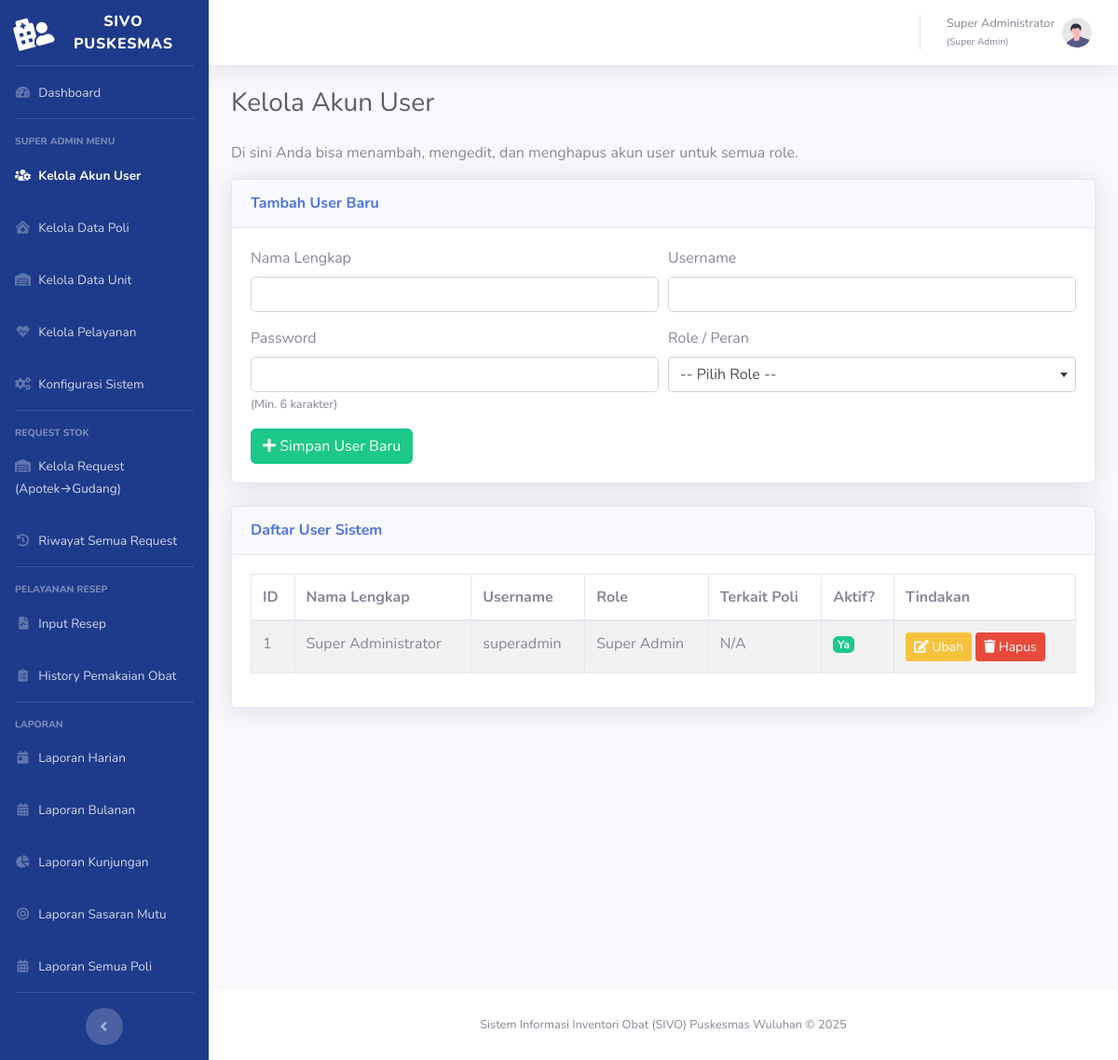
The app's page /master/data_user.php (signed in) with its own data.
### tables this page shows
CREATE TABLE `tbl_user` (
  `id_user` int(11) NOT NULL,
  `id_role` int(11) NOT NULL,
  `id_poli` int(11) DEFAULT NULL COMMENT 'Wajib diisi jika rolenya Poli. Null jika Admin.',
  `username` varchar(50) NOT NULL,
  `password` varchar(255) NOT NULL COMMENT 'Wajib di-hash (bcrypt)',
  `nama_lengkap` varchar(100) DEFAULT NULL,
  `is_active` tinyint(1) DEFAULT 1
);

CREATE TABLE `tbl_role` (
  `id_role` int(11) NOT NULL,
  `nama_role` varchar(50) NOT NULL COMMENT 'Super Admin, Admin (Operator), Poli Depan, Poli Belakang',
  `deskripsi_role` varchar(255) DEFAULT NULL COMMENT 'Penjelasan role untuk UI Super Admin'
);

### config.php (called while the page is built, shortened)
<?php
if (!function_exists('csrf_token')) {
    function csrf_token(): string {
        return $_SESSION['csrf_token'];
    }
}
?>

### master/data_user.php (the view, shortened to what this page needs)
<?php
require_once '../config.php';
$page_title = "Kelola Akun User";
try {
    $sql_users = "SELECT
                    u.*,
                    r.nama_role,
                    p.nama_poli
                  FROM
                    tbl_user u
                  JOIN
                    tbl_role r ON u.id_role = r.id_role
                  LEFT JOIN
                    tbl_poli p ON u.id_poli = p.id_poli
                  ORDER BY
                    u.id_user ASC";
    $stmt_users = $pdo->query($sql_users);
    $users = $stmt_users->fetchAll();
} catch (PDOException $e) {
    die("Error mengambil data: " . $e->getMessage());
}
include '../templates/header.php';
?>
<main class="content">
    <h1 class="h3 mb-4 text-gray-800"><?php echo htmlspecialchars($page_title); ?></h1>
    <p>Di sini Anda bisa menambah, mengedit, dan menghapus akun user untuk semua role.</p>
    <div class="card shadow mb-4">
        <div class="card-header py-3">
            <h6 class="m-0 font-weight-bold text-primary">Tambah User Baru</h6>
        </div>
        <div class="card-body">
            <form action="<?php echo BASE_URL; ?>master/proses_crud_user.php" method="POST">
                <div class="form-row">
                    <div class="col-md-6">
                        <div class="form-group">
                            <label for="nama_lengkap">Nama Lengkap</label>
                            <input type="text" id="nama_lengkap" name="nama_lengkap" class="form-control" required>
                        </div>
                    </div>
                    <div class="col-md-6">
                        <div class="form-group">
                            <label for="username">Username</label>
                            <input type="text" id="username" name="username" class="form-control" required>
                        </div>
                    </div>
                </div>
                <div class="form-row">
                    <div class="col-md-6">
                        <div class="form-group">
                            <label for="password">Password</label>
                            <input type="password" id="password" name="password" class="form-control" required>
                            <small class="form-text text-muted">(Min. 6 karakter)</small>
                        </div>
                    </div>
                    <div class="col-md-6">
                         <div class="form-group">
                            <label for="id_role">Role / Peran</label>
                        </div>
                    </div>
                </div>
                <button type="submit" class="btn btn-success">
                    <i class="fas fa-plus"></i> Simpan User Baru
                </button>
            </form>
        </div>
    </div>
    <div class="card shadow mb-4">
        <div class="card-header py-3">
            <h6 class="m-0 font-weight-bold text-primary">Daftar User Sistem</h6>
        </div>
        <div class="card-body">
            <div class="table-responsive">
                <table class="table table-bordered table-striped" id="dataTable" width="100%" cellspacing="0">
                    <thead>
                        <tr>
                            <th>ID</th>
                            <th>Nama Lengkap</th>
                            <th>Username</th>
                            <th>Role</th>
                            <th>Terkait Poli</th>
                            <th>Aktif?</th>
                            <th>Tindakan</th>
                        </tr>
                    </thead>
                    <tbody>
                        <?php if (empty($users)): ?>
                            <tr>
                                <td colspan="7" class="text-center">Belum ada data user.</td>
                            </tr>
                        <?php else: ?>
                            <?php foreach ($users as $user): ?>
                                <tr>
                                    <td><?php echo $user['id_user']; ?></td>
                                    <td><?php echo htmlspecialchars($user['nama_lengkap']); ?></td>
                                    <td><?php echo htmlspecialchars($user['username']); ?></td>
                                    <td><?php echo htmlspecialchars($user['nama_role']); ?></td>
                                    <td><?php echo htmlspecialchars(isset($user['nama_poli']) ? $user['nama_poli'] : 'N/A'); ?></td>
                                    <td>
                                        <?php if ($user['is_active']): ?>
                                            <span class="badge badge-success">Ya</span>
                                        <?php else: ?>
                                            <span class="badge badge-danger">Tidak</span>
                                        <?php endif; ?>
                                    </td>
                                    <td>
                                        <a href="#" class="btn btn-warning btn-sm">
                                            <i class="fas fa-edit"></i> Ubah
                                        </a>
                                        <a href="<?php echo BASE_URL; ?>master/proses_crud_user.php?action=delete&id=<?php echo $user['id_user']; ?>&csrf_token=<?php echo csrf_token(); ?>"
                                           class="btn btn-danger btn-sm"
                                           onclick="return confirm('Apakah Anda yakin ingin menghapus user ini? (<?php echo htmlspecialchars($user['username']); ?>)');">
                                           <i class="fas fa-trash"></i> Hapus
                                        </a>
                                    </td>
                                </tr>
                            <?php endforeach; ?>
                        <?php endif; ?>
                    </tbody>
                </table>
            </div>
        </div>
    </div>
</main>
<?php include '../templates/footer.php'; ?>

### records on screen
tbl_user: id_user "1", nama_lengkap "Super Administrator", username "superadmin", id_role.nama_role "Super Admin", nama_poli "N/A", is_active "Ya"

### other values on screen
$_SESSION['nama_lengkap'] "Super Administrator"
$_SESSION['role_nama'] "Super Admin"
$page_title "Kelola Akun User"
